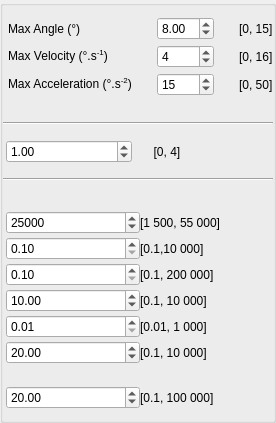
              <widget class="QGroupBox" name="TiltBoxX">
               <property name="title">
                <string/>
               </property>
               <property name="checkable">
                <bool>false</bool>
               </property>
               <layout class="QVBoxLayout" name="verticalLayout_28">
                <property name="spacing">
                 <number>25</number>
                </property>
                <property name="leftMargin">
                 <number>0</number>
                </property>
                <property name="rightMargin">
                 <number>0</number>
                </property>
                <item>
                 <layout class="QGridLayout" name="gridLayout_42">
                  <property name="leftMargin">
                   <number>5</number>
                  </property>
                  <property name="verticalSpacing">
                   <number>5</number>
                  </property>
                  <item row="0" column="0">
                   <widget class="QLabel" name="HexapodTiltAngMaxDegX">
                    <property name="toolTip">
                     <string>Hexapod_TiltAngMaxDeg_X</string>
                    </property>
                    <property name="text">
                     <string>Max Angle (°)</string>
                    </property>
                   </widget>
                  </item>
                  <item row="0" column="1">
                   <widget class="QDoubleSpinBox" name="Hexapod_TiltAngMaxDeg_X">
                    <property name="maximum">
                     <double>15.000000000000000</double>
                    </property>
                    <property name="value">
                     <double>8.000000000000000</double>
                    </property>
                   </widget>
                  </item>
                  <item row="0" column="2">
                   <widget class="QLabel" name="label_121">
                    <property name="text">
                     <string>[0, 15]</string>
                    </property>
                   </widget>
                  </item>
                  <item row="1" column="0">
                   <widget class="QLabel" name="HexapodTiltRateMaxDegX">
                    <property name="toolTip">
                     <string>Hexapod_TiltRateMaxDeg_X</string>
                    </property>
                    <property name="text">
                     <string>&lt;html&gt;&lt;head/&gt;&lt;body&gt;&lt;p&gt;Max Velocity (°.s&lt;span style=&quot; vertical-align:super;&quot;&gt;-1&lt;/span&gt;)&lt;/p&gt;&lt;/body&gt;&lt;/html&gt;</string>
                    </property>
                   </widget>
                  </item>
                  <item row="1" column="1">
                   <widget class="QSpinBox" name="Hexapod_TiltRateMaxDeg_X">
                    <property name="minimum">
                     <number>0</number>
                    </property>
                    <property name="maximum">
                     <number>16</number>
                    </property>
                    <property name="value">
                     <number>4</number>
                    </property>
                   </widget>
                  </item>
                  <item row="1" column="2">
                   <widget class="QLabel" name="label_122">
                    <property name="text">
                     <string>[0, 16]</string>
                    </property>
                   </widget>
                  </item>
                  <item row="2" column="0">
                   <widget class="QLabel" name="HexapodTiltAccMaxDegX">
                    <property name="toolTip">
                     <string>Hexapod_TiltAccMaxDeg_X</string>
                    </property>
                    <property name="text">
                     <string>&lt;html&gt;&lt;head/&gt;&lt;body&gt;&lt;p&gt;Max Acceleration (°.s&lt;span style=&quot; vertical-align:super;&quot;&gt;-2&lt;/span&gt;)&lt;/p&gt;&lt;/body&gt;&lt;/html&gt;</string>
                    </property>
                   </widget>
                  </item>
                  <item row="2" column="1">
                   <widget class="QSpinBox" name="Hexapod_TiltAccMaxDeg_X">
                    <property name="maximum">
                     <number>50</number>
                    </property>
                    <property name="value">
                     <number>15</number>
                    </property>
                   </widget>
                  </item>
                  <item row="2" column="2">
                   <widget class="QLabel" name="label_123">
                    <property name="text">
                     <string>[0, 50]</string>
                    </property>
                   </widget>
                  </item>
                 </layout>
                </item>
                <item>
                 <layout class="QVBoxLayout" name="verticalLayout_27">
                  <property name="spacing">
                   <number>15</number>
                  </property>
                  <property name="topMargin">
                   <number>1</number>
                  </property>
                  <property name="bottomMargin">
                   <number>5</number>
                  </property>
                  <item>
                   <widget class="Line" name="line_34">
                    <property name="orientation">
                     <enum>Qt::Horizontal</enum>
                    </property>
                   </widget>
                  </item>
                  <item>
                   <layout class="QHBoxLayout" name="horizontalLayout">
                    <property name="leftMargin">
                     <number>3</number>
                    </property>
                    <item>
                     <widget class="QDoubleSpinBox" name="T_Hexapod_Rot_X">
                      <property name="maximum">
                       <double>4.000000000000000</double>
                      </property>
                      <property name="value">
                       <double>1.000000000000000</double>
                      </property>
                     </widget>
                    </item>
                    <item>
                     <widget class="QLabel" name="label_124">
                      <property name="text">
                       <string>  [0, 4]</string>
                      </property>
                     </widget>
                    </item>
                   </layout>
                  </item>
                  <item>
                   <widget class="Line" name="line_35">
                    <property name="orientation">
                     <enum>Qt::Horizontal</enum>
                    </property>
                   </widget>
                  </item>
                 </layout>
                </item>
                <item>
                 <layout class="QVBoxLayout" name="verticalLayout_37">
                  <property name="spacing">
                   <number>0</number>
                  </property>
                  <item>
                   <layout class="QGridLayout" name="gridLayout_44">
                    <property name="leftMargin">
                     <number>3</number>
                    </property>
                    <property name="bottomMargin">
                     <number>22</number>
                    </property>
                    <property name="verticalSpacing">
                     <number>3</number>
                    </property>
                    <item row="5" column="0">
                     <widget class="QDoubleSpinBox" name="Q_Hexapod_qp2_output_Tilt_X">
                      <property name="minimum">
                       <double>0.100000000000000</double>
                      </property>
                      <property name="maximum">
                       <double>10000.000000000000000</double>
                      </property>
                      <property name="value">
                       <double>20.000000000000000</double>
                      </property>
                     </widget>
                    </item>
                    <item row="2" column="0">
                     <widget class="QDoubleSpinBox" name="Q_Hexapod_qp2_Tilt_X">
                      <property name="minimum">
                       <double>0.100000000000000</double>
                      </property>
                      <property name="maximum">
                       <double>200000.000000000000000</double>
                      </property>
                     </widget>
                    </item>
                    <item row="4" column="0">
                     <widget class="QDoubleSpinBox" name="Q_Hexapod_qp3_input_Tilt_X">
                      <property name="minimum">
                       <double>0.010000000000000</double>
                      </property>
                      <property name="maximum">
                       <double>1000.000000000000000</double>
                      </property>
                      <property name="value">
                       <double>0.010000000000000</double>
                      </property>
                     </widget>
                    </item>
                    <item row="3" column="0">
                     <widget class="QDoubleSpinBox" name="Q_Hexapod_qp2_input_Tilt_X">
                      <property name="minimum">
                       <double>0.100000000000000</double>
                      </property>
                      <property name="maximum">
                       <double>10000.000000000000000</double>
                      </property>
                      <property name="value">
                       <double>10.000000000000000</double>
                      </property>
                     </widget>
                    </item>
                    <item row="2" column="1">
                     <widget class="QLabel" name="label_134">
                      <property name="text">
                       <string>[0.1, 200 000]</string>
                      </property>
                     </widget>
                    </item>
                    <item row="5" column="1">
                     <widget class="QLabel" name="label_137">
                      <property name="text">
                       <string>[0.1, 10 000]</string>
                      </property>
                     </widget>
                    </item>
                    <item row="0" column="1">
                     <widget class="QLabel" name="label_125">
                      <property name="text">
                       <string>[1 500, 55 000]</string>
                      </property>
                     </widget>
                    </item>
                    <item row="0" column="0">
                     <widget class="QSpinBox" name="Q_Hexapod_q_Tilt_X">
                      <property name="minimum">
                       <number>1500</number>
                      </property>
                      <property name="maximum">
                       <number>55000</number>
                      </property>
                      <property name="value">
                       <number>25000</number>
                      </property>
                     </widget>
                    </item>
                    <item row="4" column="1">
                     <widget class="QLabel" name="label_136">
                      <property name="text">
                       <string>[0.01, 1 000]</string>
                      </property>
                     </widget>
                    </item>
                    <item row="1" column="0">
                     <widget class="QDoubleSpinBox" name="Q_Hexapod_qp_Tilt_X">
                      <property name="minimum">
                       <double>0.100000000000000</double>
                      </property>
                      <property name="maximum">
                       <double>10000.000000000000000</double>
                      </property>
                     </widget>
                    </item>
                    <item row="1" column="1">
                     <widget class="QLabel" name="label_132">
                      <property name="text">
                       <string>[0.1,10 000]</string>
                      </property>
                     </widget>
                    </item>
                    <item row="3" column="1">
                     <widget class="QLabel" name="label_135">
                      <property name="text">
                       <string>[0.1, 10 000]</string>
                      </property>
                     </widget>
                    </item>
                   </layout>
                  </item>
                  <item>
                   <layout class="QHBoxLayout" name="horizontalLayout_16">
                    <property name="leftMargin">
                     <number>3</number>
                    </property>
                    <item>
                     <widget class="QDoubleSpinBox" name="Q_Hexapod_qp_output_Tilt_X">
                      <property name="minimum">
                       <double>0.100000000000000</double>
                      </property>
                      <property name="maximum">
                       <double>100000.000000000000000</double>
                      </property>
                      <property name="value">
                       <double>20.000000000000000</double>
                      </property>
                     </widget>
                    </item>
                    <item>
                     <widget class="QLabel" name="label_138">
                      <property name="text">
                       <string>[0.1, 100 000]</string>
                      </property>
                     </widget>
                    </item>
                   </layout>
                  </item>
                 </layout>
                </item>
               </layout>
              </widget>
